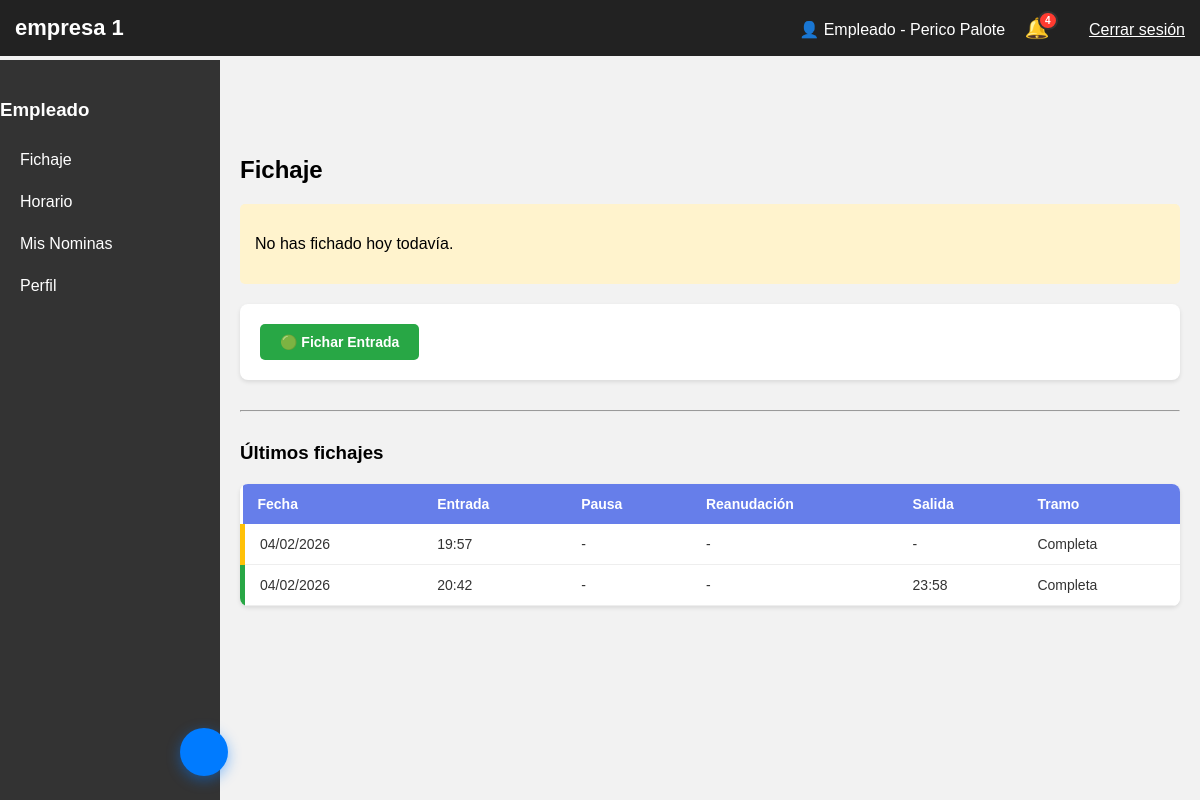
/panel.php (signed in), run on the app's committed database.
### tables this page shows
CREATE TABLE `fichaje` (
  `id_fichaje` int(11) NOT NULL,
  `id_usuario` int(11) NOT NULL,
  `fecha` date NOT NULL,
  `hora_entrada` time DEFAULT NULL,
  `hora_pausa` time DEFAULT NULL,
  `hora_reanudacion` time DEFAULT NULL,
  `hora_salida` time DEFAULT NULL,
  `tipo` varchar(50) DEFAULT NULL,
  `observaciones` text DEFAULT NULL
);

### secciones/fichaje.php (the view, shortened to what this page needs)
<link rel="stylesheet" href="css/fichaje.css">
<?php
$tienePartidaM = false;
$tienePartidaT = false;
$hiM = $hfM = $hiT = $hfT = null;
$esPartida = $tienePartidaM || $tienePartidaT;
$sqlF = "SELECT * FROM FICHAJE WHERE id_usuario = :idu AND fecha = CURDATE() ORDER BY id_fichaje ASC";
$stmtF = $pdo->prepare($sqlF);
$stmtF->execute(['idu' => $usuario['id']]);
$fichajesHoy = $stmtF->fetchAll(PDO::FETCH_ASSOC);
$fichajeHoy   = $fichajesHoy[0] ?? null;
$fichajeTarde = $fichajesHoy[1] ?? null;
$mostrarEntrada  = !$fichajeHoy || $fichajeHoy['hora_salida'] !== null;
$mananaCerrado   = $fichajeHoy && $fichajeHoy['hora_salida'] !== null;
$pMostrarEntM    = !$fichajeHoy;
$pMostrarSalM    = $fichajeHoy && $fichajeHoy['hora_entrada'] !== null && $fichajeHoy['hora_salida'] === null;
$pMostrarEntT    = $mananaCerrado && (!$fichajeTarde || $fichajeTarde['hora_salida'] !== null);
$pMostrarSalT    = $fichajeTarde && $fichajeTarde['hora_entrada'] !== null && $fichajeTarde['hora_salida'] === null;
$jornadaCompleta = $mananaCerrado && $fichajeTarde && $fichajeTarde['hora_salida'] !== null;
$ip_usuario = $_SERVER['REMOTE_ADDR'];
$acceso_permitido = (
    $ip_usuario === IP_OFICINA ||
    strpos($ip_usuario, RANGO_LOCAL) === 0 ||
    $ip_usuario === '127.0.0.1' ||
    $ip_usuario === '::1'
);
?>
<h2> Fichaje</h2>
<?php if ($esPartida): ?>
    <!-- ======================================
         JORNADA PARTIDA
    ======================================= -->
    <div style="background:#e8eaf6;border-left:4px solid #3f51b5;padding:15px;border-radius:5px;margin-bottom:15px;">
        <p><strong> Hoy tienes una <u>jornada partida</u></strong></p>
        <?php if ($tienePartidaM): ?>
            <p> Primer Tramo: <strong><?= substr($hiM,0,5) ?> – <?= substr($hfM,0,5) ?></strong></p>
        <?php endif; ?>
        <?php if ($tienePartidaT): ?>
            <p> Segundo Tramo: <strong><?= substr($hiT,0,5) ?> – <?= substr($hfT,0,5) ?></strong></p>
        <?php endif; ?>
    </div>
    <div style="display:grid;grid-template-columns:1fr 1fr;gap:10px;margin-bottom:20px;">
        <div style="background:#f0f4ff;padding:15px;border-radius:5px;">
            <p><strong> Primer tramo</strong></p>
            <?php if ($fichajeHoy): ?>
                <p> Entrada: <strong><?= substr($fichajeHoy['hora_entrada'],0,5) ?? '-' ?></strong></p>
                <p> Salida: <strong><?= $fichajeHoy['hora_salida'] ? substr($fichajeHoy['hora_salida'],0,5) : '—' ?></strong></p>
            <?php else: ?>
                <p style="color:#888;">Sin fichar</p>
            <?php endif; ?>
        </div>
        <div style="background:#fce4ec;padding:15px;border-radius:5px;">
            <p><strong> Segundo Tramo</strong></p>
            <?php if ($fichajeTarde): ?>
                <p> Entrada: <strong><?= substr($fichajeTarde['hora_entrada'],0,5) ?? '-' ?></strong></p>
                <p> Salida: <strong><?= $fichajeTarde['hora_salida'] ? substr($fichajeTarde['hora_salida'],0,5) : '—' ?></strong></p>
            <?php else: ?>
                <p style="color:#888;">Sin fichar</p>
            <?php endif; ?>
        </div>
    </div>
    <div class="fichaje-panel">
        <?php if ($acceso_permitido): ?>
            <form action="secciones/fichaje_accion.php" method="POST">
                <?php if ($jornadaCompleta): ?>
                    <p style="color:#28a745;font-weight:bold;padding:10px;">✅ Jornada partida completada</p>
                <?php else: ?>
                    <?php if ($pMostrarEntM): ?>
                        <button type="submit" name="accion" value="entrada" class="btn-fichaje btn-entrada">🟢 Entrada Mañana</button>
                    <?php endif; ?>
                    <?php if ($pMostrarSalM): ?>
                        <button type="submit" name="accion" value="salida" class="btn-fichaje btn-salida">🔴 Salida Mañana</button>
                    <?php endif; ?>
                    <?php if ($pMostrarEntT): ?>
                        <button type="submit" name="accion" value="entrada_tarde" class="btn-fichaje btn-reanudar" style="background:#3f51b5;">🟣 Entrada Tarde</button>
                    <?php endif; ?>
                    <?php if ($pMostrarSalT): ?>
                        <button type="submit" name="accion" value="salida_tarde" class="btn-fichaje btn-salida" style="background:#880e4f;">🟤 Salida Tarde</button>
                    <?php endif; ?>
                <?php endif; ?>
            </form>
        <?php else: ?>
            <div style="background:#fff3f3;color:#d32f2f;padding:20px;border-radius:8px;border:1px solid #ffcdd2;text-align:center;">
                <strong>🚫 Acceso Restringido</strong>
                <p style="margin:10px 0 0;">Solo puedes fichar desde la red del despacho.</p>
                <small>Tu IP: <?= $ip_usuario ?></small>
            </div>
        <?php endif; ?>
    </div>
<?php else: ?>
    <?php if($fichajeHoy): ?>
        <div style="background:#cacacaa8;padding:15px;border-radius:5px;margin-bottom:20px;">
            <p><strong>Estado del fichaje de hoy:</strong></p>
            <p> Entrada: <strong><?= $fichajeHoy['hora_entrada'] ?? '-' ?></strong></p>
            <p> Pausa: <strong><?= $fichajeHoy['hora_pausa'] ?? '-' ?></strong></p>
            <p> Reanudación: <strong><?= $fichajeHoy['hora_reanudacion'] ?? '-' ?></strong></p>
            <p> Salida: <strong><?= $fichajeHoy['hora_salida'] ?? '-' ?></strong></p>
        </div>
    <?php else: ?>
        <div style="background:#fff3cd;padding:15px;border-radius:5px;margin-bottom:20px;">
            <p> No has fichado hoy todavía.</p>
        </div>
    <?php endif; ?>
    <div class="fichaje-panel">
        <?php if ($acceso_permitido): ?>
            <form action="secciones/fichaje_accion.php" method="POST">
                <?php if($mostrarEntrada): ?>
                    <button type="submit" name="accion" value="entrada" class="btn-fichaje btn-entrada">🟢 Fichar Entrada</button>
                <?php endif; ?>
            </form>
        <?php endif; ?>
    </div>
<?php endif; ?>
<hr style="margin:30px 0;">
<h3> Últimos fichajes</h3>
<?php
$sqlH = "SELECT * FROM FICHAJE WHERE id_usuario = :idu ORDER BY fecha DESC, id_fichaje DESC LIMIT 10";
$stmtHL = $pdo->prepare($sqlH);
$stmtHL->execute(['idu' => $usuario['id']]);
$historial = $stmtHL->fetchAll(PDO::FETCH_ASSOC);
if(count($historial) > 0):
?>
<div class="table-container">
    <table class="fichajes-table">
        <thead>
            <tr>
                <th>Fecha</th><th>Entrada</th><th>Pausa</th><th>Reanudación</th><th>Salida</th><th>Tramo</th>
            </tr>
        </thead>
        <tbody>
            <?php foreach($historial as $f):
                $tipo_f = $f['tipo'] ?? 'normal';
                $claseF = $f['hora_salida'] ? 'fila-completo' : 'fila-proceso';
                $tramoLabel = match($tipo_f) {
                    'partida_tarde'  => ' Tarde',
                    default          => ' Completa'
                };
            ?>
            <tr class="<?= $claseF ?>">
                <td><?= date('d/m/Y', strtotime($f['fecha'])) ?></td>
                <td><?= $f['hora_entrada'] ? substr($f['hora_entrada'],0,5) : '-' ?></td>
                <td><?= $f['hora_pausa'] ? substr($f['hora_pausa'],0,5) : '-' ?></td>
                <td><?= $f['hora_reanudacion'] ? substr($f['hora_reanudacion'],0,5) : '-' ?></td>
                <td><?= $f['hora_salida'] ? substr($f['hora_salida'],0,5) : '-' ?></td>
                <td><?= $tramoLabel ?></td>
            </tr>
            <?php endforeach; ?>
        </tbody>
    </table>
</div>
<?php else: ?>
    <p>No hay fichajes registrados.</p>
<?php endif; ?>

### css/empresa_1.css (style rules this page uses)
body { margin:0; font-family: Arial; background:#f2f2f2; }

### css/fichaje.css (style rules this page uses)
.fichaje-panel { background: white; padding: 20px; border-radius: 8px; margin-bottom: 20px; box-shadow: 0 2px 4px rgba(0,0,0,0.1); display: flex; gap: 10px; flex-wrap: wrap; }
.btn-fichaje { padding: 10px 20px; border: none; border-radius: 5px; cursor: pointer; font-weight: 600; font-size: 14px; color: white; transition: background 0.2s; }
.btn-entrada { background: #28a745; }
.table-container { background: white; border-radius: 8px; overflow: hidden; box-shadow: 0 2px 4px rgba(0,0,0,0.1); margin-top: 20px; }
.fichajes-table { width: 100%; border-collapse: collapse; font-size: 14px; background-color: white; }
.fichajes-table th { background: #667eea; color: white; padding: 12px 15px; text-align: left; font-weight: 600; }
.fichajes-table td { padding: 12px 15px; border-bottom: 1px solid #eee; color: #333; }
.fila-completo td:first-child { border-left: 5px solid #28a745 !important; }
.fila-proceso td:first-child { border-left: 5px solid #ffc107 !important; }

### data on the page
fichaje: fecha "04/02/2026", hora_entrada "19:57", tipo "Completa"
fichaje: fecha "04/02/2026", hora_entrada "20:42", hora_salida "23:58", tipo "Completa"

### other printed values
$nombreEmpresa "empresa 1"
$usuario['nombre'] . ' ' . $usuario['apellidos'] "Perico Palote"
$badge "4"
